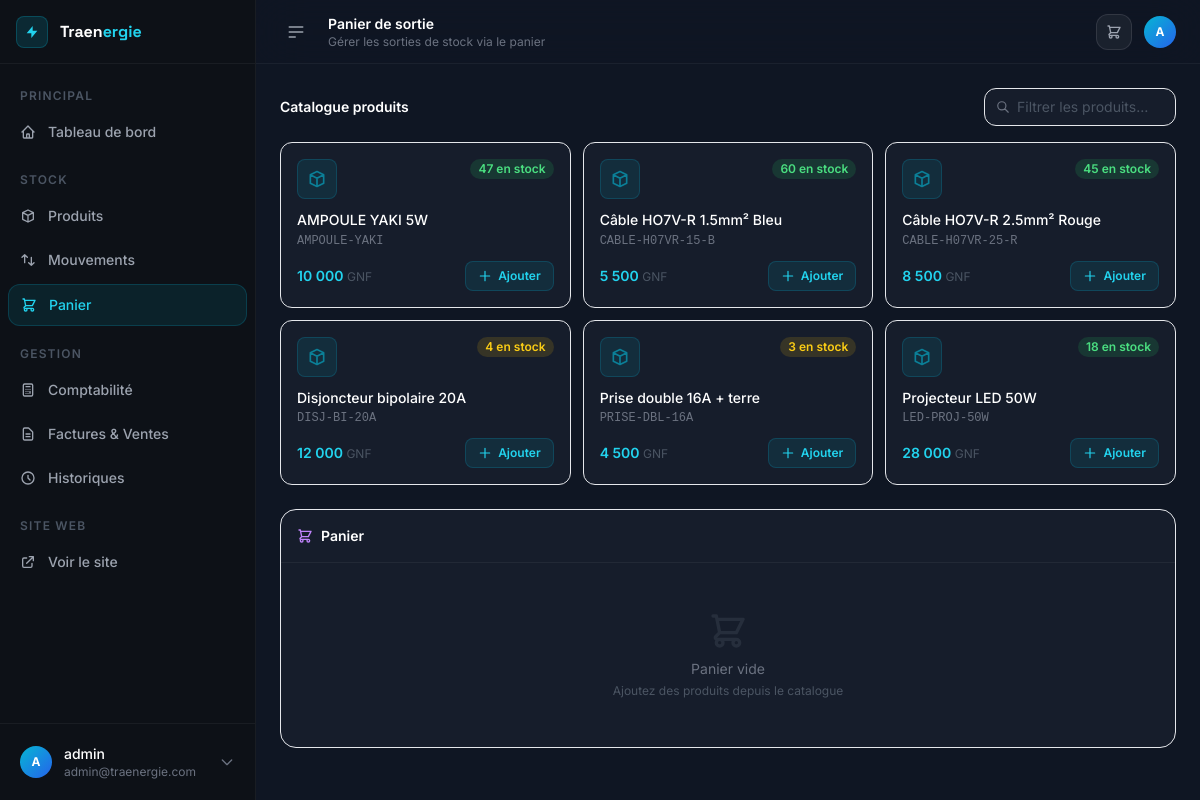
/dashboard/cart/ (signed in), run on an earlier commit of the app's database.
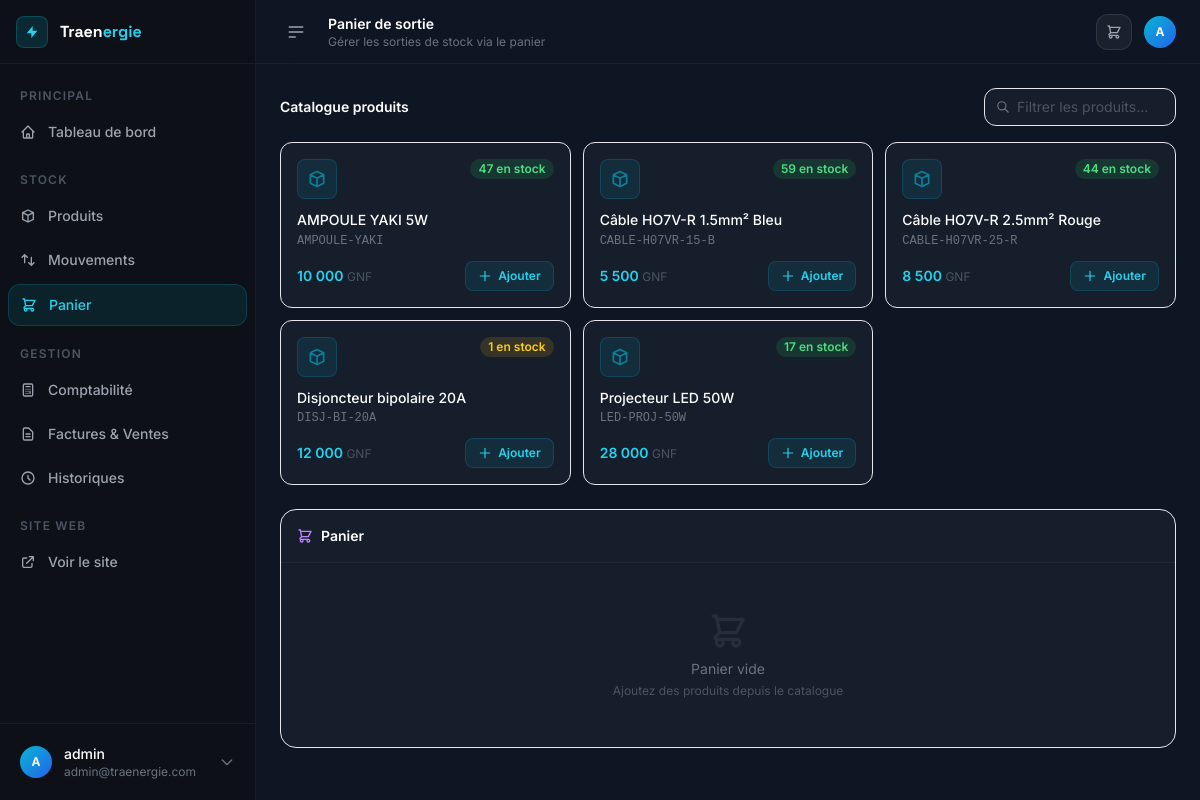
And on a later commit of the database.
### apps/stock/models.py (models this page shows, shortened)
class Product(models.Model):
    category = models.ForeignKey(
        Category, on_delete=models.PROTECT, related_name="products", verbose_name="Catégorie"
    )
    unit = models.ForeignKey(
        Unit, on_delete=models.PROTECT, related_name="products", verbose_name="Unité", null=True, blank=True
    )
    supplier = models.ForeignKey(
        Supplier, on_delete=models.SET_NULL, null=True, blank=True, related_name="products", verbose_name="Fournisseur"
    )
    name = models.CharField(max_length=200, verbose_name="Nom du produit")
    sku = models.CharField(max_length=100, unique=True, verbose_name="Référence SKU")
    description = models.TextField(blank=True, verbose_name="Description")
    image = models.ImageField(upload_to="products/", blank=True, null=True, verbose_name="Image")
    unit_price = models.DecimalField(max_digits=12, decimal_places=2, verbose_name="Prix unitaire (GNF)")
    quantity_in_stock = models.PositiveIntegerField(default=0, verbose_name="Quantité en stock")
    min_stock_level = models.PositiveIntegerField(default=5, verbose_name="Stock minimum d'alerte")
    is_active = models.BooleanField(default=True, verbose_name="Actif")
    created_at = models.DateTimeField(auto_now_add=True)
    updated_at = models.DateTimeField(auto_now=True)
    class Meta:
        verbose_name = "Produit"
        verbose_name_plural = "Produits"
        ordering = ["name"]

### apps/stock/views.py (the view)
# urls.py: path("cart/", views.cart_view, name="cart"),
@login_required
def cart_view(request):
    cart, _ = Cart.objects.get_or_create(user=request.user)
    products = Product.objects.filter(is_active=True, quantity_in_stock__gt=0).select_related("category")
    context = {
        "cart": cart,
        "cart_items": cart.items.select_related("product__category").all(),
        "products": products,
    }
    return render(request, "stock/cart.html", context)

### apps/stock/context_processors.py (called while the page is built)
def cart_context(request):
    cart_count = 0
    cart_total = 0
    if request.user.is_authenticated:
        try:
            cart = request.user.cart
            cart_count = cart.total_items
            cart_total = cart.total_price
        except Cart.DoesNotExist:
            pass
    return {
        "cart_count": cart_count,
        "cart_total": cart_total,
    }

### apps/stock/models.py (called while the page is built)
    @property
    def total_items(self):
        return sum(item.quantity for item in self.items.all())

    @property
    def total_price(self):
        return sum(item.subtotal for item in self.items.all())

### templates/stock/cart.html (shortened to what this page needs)
{% extends "base_dashboard.html" %}
{% load humanize %}
{% block page_title %}Panier de sortie{% endblock %}
{% block page_subtitle %}Gérer les sorties de stock via le panier{% endblock %}
{% block content %}
<div class="grid grid-cols-1 xl:grid-cols-3 gap-6" x-data="{ showProducts: true }">
  <div class="xl:col-span-2 space-y-4">
    <div class="flex items-center justify-between">
      <h3 class="font-semibold text-white text-sm">Catalogue produits</h3>
      <div class="relative">
        <svg class="absolute left-3 top-1/2 -translate-y-1/2 w-3.5 h-3.5 text-gray-500" fill="none" stroke="currentColor" viewBox="0 0 24 24"><path stroke-linecap="round" stroke-linejoin="round" stroke-width="2" d="M21 21l-6-6m2-5a7 7 0 11-14 0 7 7 0 0114 0z"/></svg>
        <input type="text" placeholder="Filtrer les produits…" id="product-search"
               class="bg-card border border-white/8 rounded-xl pl-8 pr-3 py-2 text-sm text-white placeholder-gray-600 focus:outline-none focus:border-cyan-500/50 transition w-48"
               oninput="filterProducts(this.value)">
      </div>
    </div>
    <div id="product-grid" class="grid grid-cols-1 sm:grid-cols-2 lg:grid-cols-3 gap-3">
      {% for product in products %}
      <div class="product-card bg-card border border-white/8 rounded-xl p-4 hover:border-cyan-500/30 transition group"
           data-name="{{ product.name|lower }}">
        <div class="flex items-start justify-between mb-3">
          <div class="w-10 h-10 rounded-lg bg-cyan-500/10 border border-cyan-500/20 flex items-center justify-center shrink-0">
            {% if product.image %}
            <img src="{{ product.image.url }}" class="w-full h-full object-cover rounded-lg" alt="">
            {% else %}
            <svg class="w-5 h-5 text-cyan-500/60" fill="none" stroke="currentColor" viewBox="0 0 24 24"><path stroke-linecap="round" stroke-linejoin="round" stroke-width="2" d="M20 7l-8-4-8 4m16 0l-8 4m8-4v10l-8 4m0-10L4 7m8 4v10M4 7v10l8 4"/></svg>
            {% endif %}
          </div>
          <span class="px-2 py-0.5 rounded-full text-xs font-semibold
            {% if product.quantity_in_stock > 10 %}bg-green-500/15 text-green-400
            {% elif product.quantity_in_stock > 0 %}bg-yellow-500/15 text-yellow-400
            {% else %}bg-red-500/15 text-red-400{% endif %}">
            {{ product.quantity_in_stock }} en stock
          </span>
        </div>
        <h4 class="text-white text-sm font-medium mb-1 line-clamp-2 leading-tight">{{ product.name }}</h4>
        <p class="text-gray-500 text-xs mb-3 font-mono">{{ product.sku }}</p>
        <div class="flex items-center justify-between">
          <span class="text-cyan-400 font-semibold text-sm">{{ product.unit_price|floatformat:0|intcomma }} <span class="text-gray-600 font-normal text-xs">GNF</span></span>
          <button hx-post="{% url 'dashboard:cart_add' product.id %}"
                  hx-target="#cart-panel"
                  hx-swap="innerHTML"
                  hx-headers='{"X-CSRFToken": "{{ csrf_token }}"}'
                  class="flex items-center gap-1.5 px-3 py-1.5 text-xs font-semibold rounded-lg transition
                    {% if product.quantity_in_stock > 0 %}bg-cyan-500/10 hover:bg-cyan-500/20 text-cyan-400 border border-cyan-500/20
                    {% else %}bg-white/5 text-gray-600 border border-white/5 cursor-not-allowed{% endif %}">
            <svg class="w-3.5 h-3.5" fill="none" stroke="currentColor" viewBox="0 0 24 24"><path stroke-linecap="round" stroke-linejoin="round" stroke-width="2" d="M12 4v16m8-8H4"/></svg>
            Ajouter
          </button>
        </div>
      </div>
      {% endfor %}
    </div>
  </div>
  <div class="xl:col-span-1">
    <div id="cart-panel">
      {% include "stock/partials/cart_sidebar.html" %}
    </div>
  </div>
</div>
{% endblock %}

What changed in the data, as far as the page shows it:
no longer on this page (row edited): Product: quantity_in_stock "3", name "Prise double 16A + terre", sku "PRISE-DBL-16A", unit_price "4 500"
changed Product "Câble HO7V-R 1.5mm² Bleu": quantity_in_stock "60" → "59"
changed Product "Câble HO7V-R 2.5mm² Rouge": quantity_in_stock "45" → "44"
changed Product "Disjoncteur bipolaire 20A": quantity_in_stock "4" → "1"
changed Product "Projecteur LED 50W": quantity_in_stock "18" → "17"
